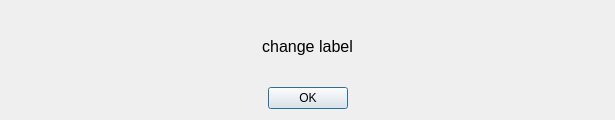
<?xml version="1.0" encoding="UTF-8"?>
<ui version="4.0">
 <class>dialog</class>
 <widget class="QDialog" name="dialog">
  <property name="geometry">
   <rect>
    <x>0</x>
    <y>0</y>
    <width>615</width>
    <height>120</height>
   </rect>
  </property>
  <property name="minimumSize">
   <size>
    <width>615</width>
    <height>120</height>
   </size>
  </property>
  <property name="maximumSize">
   <size>
    <width>615</width>
    <height>120</height>
   </size>
  </property>
  <property name="windowTitle">
   <string>change title</string>
  </property>
  <property name="windowIcon">
   <iconset>
    <normaloff>error.png</normaloff>error.png</iconset>
  </property>
  <layout class="QVBoxLayout" name="verticalLayout">
   <item>
    <widget class="QLabel" name="label">
     <property name="font">
      <font>
       <pointsize>12</pointsize>
      </font>
     </property>
     <property name="text">
      <string>change label</string>
     </property>
     <property name="alignment">
      <set>Qt::AlignCenter</set>
     </property>
    </widget>
   </item>
   <item>
    <layout class="QHBoxLayout" name="horizontalLayout">
     <item>
      <spacer name="horizontalSpacer">
       <property name="orientation">
        <enum>Qt::Horizontal</enum>
       </property>
       <property name="sizeHint" stdset="0">
        <size>
         <width>40</width>
         <height>20</height>
        </size>
       </property>
      </spacer>
     </item>
     <item>
      <widget class="QPushButton" name="pushButton">
       <property name="text">
        <string>OK</string>
       </property>
      </widget>
     </item>
     <item>
      <spacer name="horizontalSpacer_2">
       <property name="orientation">
        <enum>Qt::Horizontal</enum>
       </property>
       <property name="sizeHint" stdset="0">
        <size>
         <width>40</width>
         <height>20</height>
        </size>
       </property>
      </spacer>
     </item>
    </layout>
   </item>
  </layout>
 </widget>
 <resources/>
 <connections>
  <connection>
   <sender>pushButton</sender>
   <signal>clicked()</signal>
   <receiver>dialog</receiver>
   <slot>accept()</slot>
   <hints>
    <hint type="sourcelabel">
     <x>309</x>
     <y>84</y>
    </hint>
    <hint type="destinationlabel">
     <x>602</x>
     <y>-8</y>
    </hint>
   </hints>
  </connection>
 </connections>
</ui>
